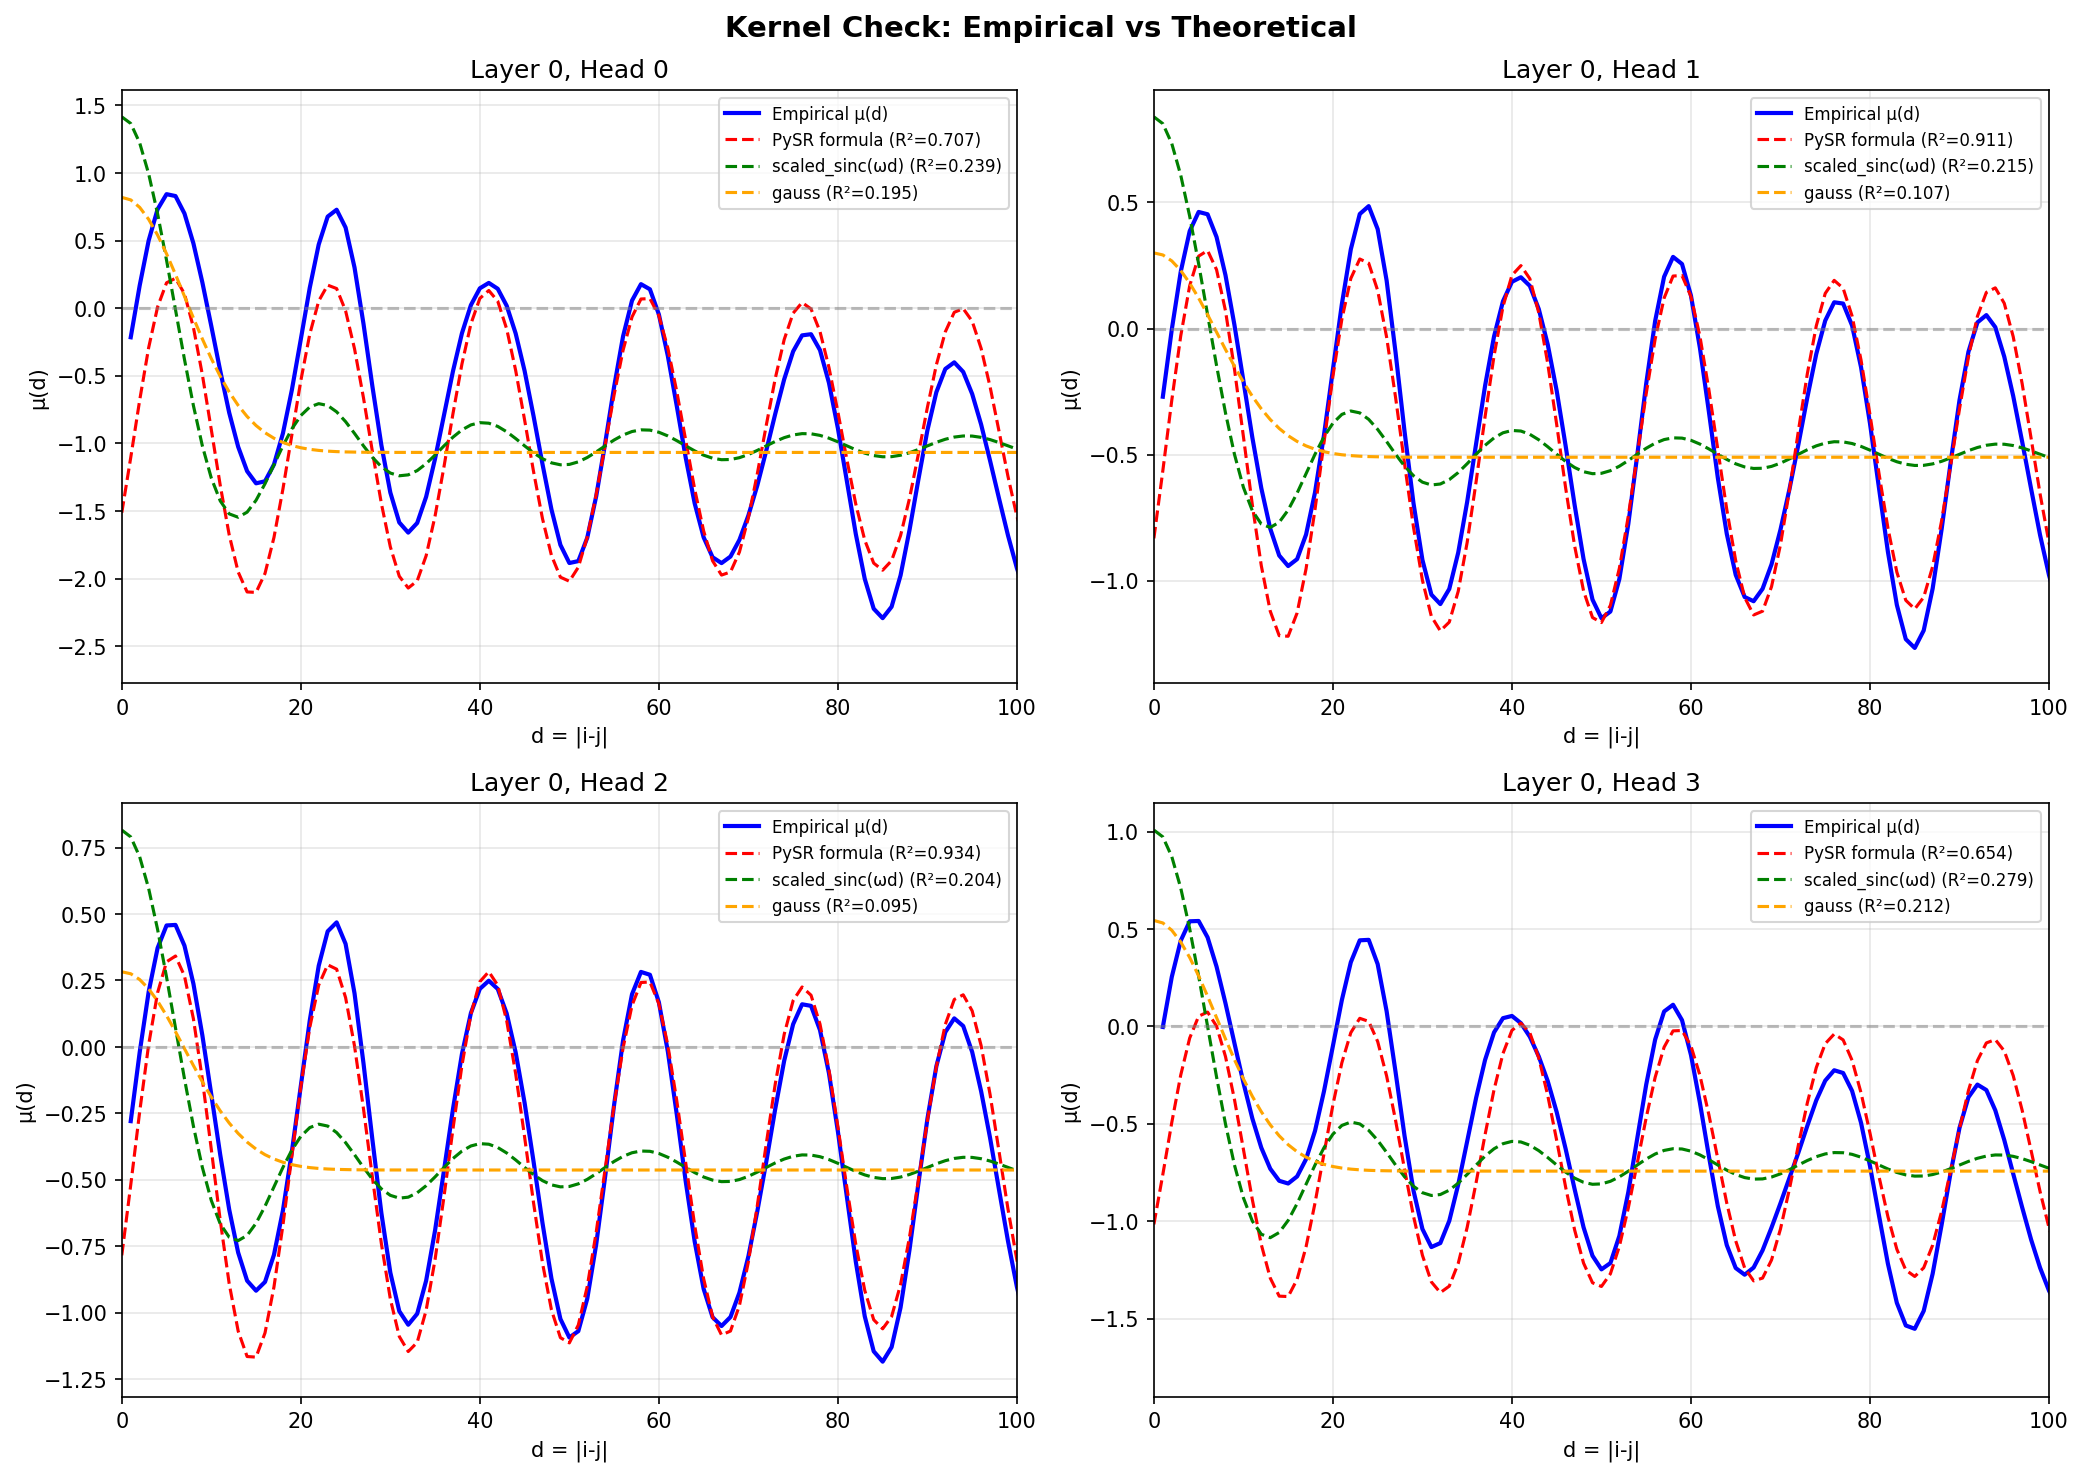

This figure's Python source:
#!/usr/bin/env python3
"""
Kernel Check: Compare empirical μ(d) with theoretical candidates.

This is the "Honest Math-Check":
- Extract attention logits (before softmax)
- Compute μ(d) = E[L_ij | |i-j| = d]
- Compare with sinc, gauss, sinc*gauss
"""

import math
import numpy as np
import torch
import matplotlib.pyplot as plt
from pathlib import Path
from rich.console import Console
from scipy.optimize import curve_fit

from model.gpt import SpacingGPT, GPTConfig

console = Console()


def load_model(ckpt_path: Path, device: str):
    """Load trained model."""
    ckpt = torch.load(ckpt_path, map_location=device, weights_only=False)
    model = SpacingGPT(ckpt["config"]).to(device)
    model.load_state_dict(ckpt["model"])
    model.eval()
    return model, ckpt["config"]


def extract_attention_logits(model, x, config, layer: int = 0):
    """
    Extract attention logits (before softmax) for a specific layer.
    Returns: (B, n_head, T, T) tensor
    """
    device = x.device
    B, T = x.size()

    # Embeddings
    pos = torch.arange(0, T, dtype=torch.long, device=device)
    tok_emb = model.transformer.wte(x)
    pos_emb = model.transformer.wpe(pos)
    h = model.transformer.drop(tok_emb + pos_emb)

    # Forward through blocks until target layer
    for layer_idx, block in enumerate(model.transformer.h):
        if layer_idx == layer:
            # Extract Q, K manually
            ln_out = block.ln_1(h)
            B, T, C = ln_out.size()
            qkv = block.attn.c_attn(ln_out)
            q, k, v = qkv.split(C, dim=2)

            n_head = config.n_head
            head_dim = C // n_head

            q = q.view(B, T, n_head, head_dim).transpose(1, 2)
            k = k.view(B, T, n_head, head_dim).transpose(1, 2)

            # Raw attention logits (no softmax!)
            scale = 1.0 / math.sqrt(head_dim)
            logits = (q @ k.transpose(-2, -1)) * scale

            return logits  # (B, n_head, T, T)

        h = block(h)

    raise ValueError(f"Layer {layer} not found")


@torch.no_grad()
def compute_mu_d(model, data, config, layer=0, head=0, d_max=128, batch_size=64):
    """
    Compute μ(d) = E[L_ij | |i-j| = d] using index distance.
    """
    device = next(model.parameters()).device

    # Take batch
    idx = torch.randperm(len(data))[:batch_size]
    x = data[idx].to(device)

    # Extract logits
    logits = extract_attention_logits(model, x, config, layer=layer)
    logits = logits[:, head]  # (B, T, T)

    B, T, _ = logits.shape

    # Collect by distance
    sums = torch.zeros(d_max + 1, device=device)
    counts = torch.zeros(d_max + 1, device=device)

    for d in range(1, min(d_max + 1, T)):
        # Extract diagonal at offset -d (causal: looking back)
        diag = torch.diagonal(logits, offset=-d, dim1=-2, dim2=-1)
        values = diag.flatten()
        finite_mask = torch.isfinite(values)

        sums[d] = values[finite_mask].sum()
        counts[d] = finite_mask.sum()

    mu = (sums / counts.clamp_min(1)).cpu().numpy()
    cnt = counts.cpu().numpy()

    return np.arange(len(mu)), mu, cnt


def theoretical_candidates(d, params=None):
    """
    Generate theoretical kernel candidates:
    1. sinc(πd) = sin(πd)/(πd)
    2. exp(-a*d^2) - Gaussian envelope
    3. sinc(πd) * exp(-a*d^2) - damped sinc
    4. cos(ωd) * exp(-γd) - damped cosine (what PySR found)
    """
    eps = 1e-9

    # Standard sinc (period = 2)
    sinc = np.where(d > eps, np.sin(np.pi * d) / (np.pi * d), 1.0)

    # Scaled sinc to match our period ~18
    # sin(2π/18 * d) / (2π/18 * d) ≈ sin(0.35d) / (0.35d)
    omega = 2 * np.pi / 18
    scaled_sinc = np.where(d > eps, np.sin(omega * d) / (omega * d), 1.0)

    # Gaussian
    a = 0.01
    gauss = np.exp(-a * d**2)

    # Damped sinc
    damped_sinc = scaled_sinc * gauss

    # PySR formula: cos(0.357d - 2.05) * exp(-0.0024d)
    pysr = np.cos(0.357 * d - 2.05) * np.exp(-0.0024 * d)

    return {
        'sinc(πd)': sinc,
        'scaled_sinc(ωd)': scaled_sinc,
        'gauss': gauss,
        'scaled_sinc × gauss': damped_sinc,
        'PySR formula': pysr
    }


def fit_and_compare(d, mu, candidates):
    """Fit candidates to empirical data and compute R²."""
    results = {}
    mask = (d >= 1) & np.isfinite(mu)
    d_fit = d[mask]
    mu_fit = mu[mask]

    for name, f in candidates.items():
        f_fit = f[mask]

        # Affine fit: y = a*f + b
        A = np.vstack([f_fit, np.ones(len(f_fit))]).T
        try:
            coef, residuals, rank, s = np.linalg.lstsq(A, mu_fit, rcond=None)
            fitted = coef[0] * f + coef[1]

            # R² score
            ss_res = np.sum((mu_fit - (coef[0] * f_fit + coef[1]))**2)
            ss_tot = np.sum((mu_fit - np.mean(mu_fit))**2)
            r2 = 1 - ss_res / ss_tot if ss_tot > 0 else 0

            results[name] = {
                'fitted': fitted,
                'r2': r2,
                'coef': coef
            }
        except:
            results[name] = {'fitted': f, 'r2': 0, 'coef': [1, 0]}

    return results


def main():
    console.print("[bold magenta]═══ KERNEL CHECK: Honest Math Test ═══[/]\n")

    device = "mps" if torch.backends.mps.is_available() else "cpu"
    console.print(f"[cyan]Device: {device}[/]")

    # Load model
    model, config = load_model(Path("out/best.pt"), device)
    console.print(f"[green]Model: {config.n_layer} layers, {config.n_head} heads[/]")

    # Load validation data
    val_data = torch.load("data/val.pt")
    console.print(f"[green]Data: {val_data.shape}[/]\n")

    # Test all heads in layer 0
    console.print("[bold]Extracting μ(d) for all heads in Layer 0...[/]")

    fig, axes = plt.subplots(2, 2, figsize=(14, 10))

    best_r2 = 0
    best_head = 0

    for head in range(config.n_head):
        d, mu, cnt = compute_mu_d(model, val_data, config, layer=0, head=head, d_max=127)

        # Get candidates
        candidates = theoretical_candidates(d)

        # Fit and compare
        fits = fit_and_compare(d, mu, candidates)

        # Find best fit
        best_fit_name = max(fits, key=lambda x: fits[x]['r2'])
        head_best_r2 = fits[best_fit_name]['r2']

        if head_best_r2 > best_r2:
            best_r2 = head_best_r2
            best_head = head

        console.print(f"  Head {head}: Best fit = {best_fit_name} (R² = {head_best_r2:.3f})")

        # Plot
        ax = axes[head // 2, head % 2]
        ax.plot(d[1:], mu[1:], 'b-', lw=2, label='Empirical μ(d)')

        # Plot top 3 fits
        sorted_fits = sorted(fits.items(), key=lambda x: -x[1]['r2'])[:3]
        colors = ['red', 'green', 'orange']
        for (name, fit), color in zip(sorted_fits, colors):
            ax.plot(d, fit['fitted'], '--', color=color, lw=1.5,
                   label=f'{name} (R²={fit["r2"]:.3f})')

        ax.axhline(0, color='gray', ls='--', alpha=0.5)
        ax.set_xlabel('d = |i-j|')
        ax.set_ylabel('μ(d)')
        ax.set_title(f'Layer 0, Head {head}')
        ax.legend(fontsize=8)
        ax.grid(alpha=0.3)
        ax.set_xlim(0, 100)

    plt.suptitle('Kernel Check: Empirical vs Theoretical', fontsize=14, fontweight='bold')
    plt.tight_layout()
    plt.savefig('kernel_check.png', dpi=150, bbox_inches='tight')
    console.print(f"\n[green]✓ Saved kernel_check.png[/]")

    # Summary
    console.print("\n" + "="*60)
    console.print("[bold]VERDICT:[/]")
    console.print("="*60)

    if best_r2 > 0.8:
        console.print(f"[green]✅ PASS: Strong match with theoretical kernel (R² = {best_r2:.3f})[/]")
    elif best_r2 > 0.5:
        console.print(f"[yellow]🟡 PARTIAL: Moderate match (R² = {best_r2:.3f})[/]")
    else:
        console.print(f"[red]❌ FAIL: Weak match (R² = {best_r2:.3f})[/]")

    console.print(f"\nBest head: {best_head}")
    console.print("="*60)


if __name__ == "__main__":
    main()
